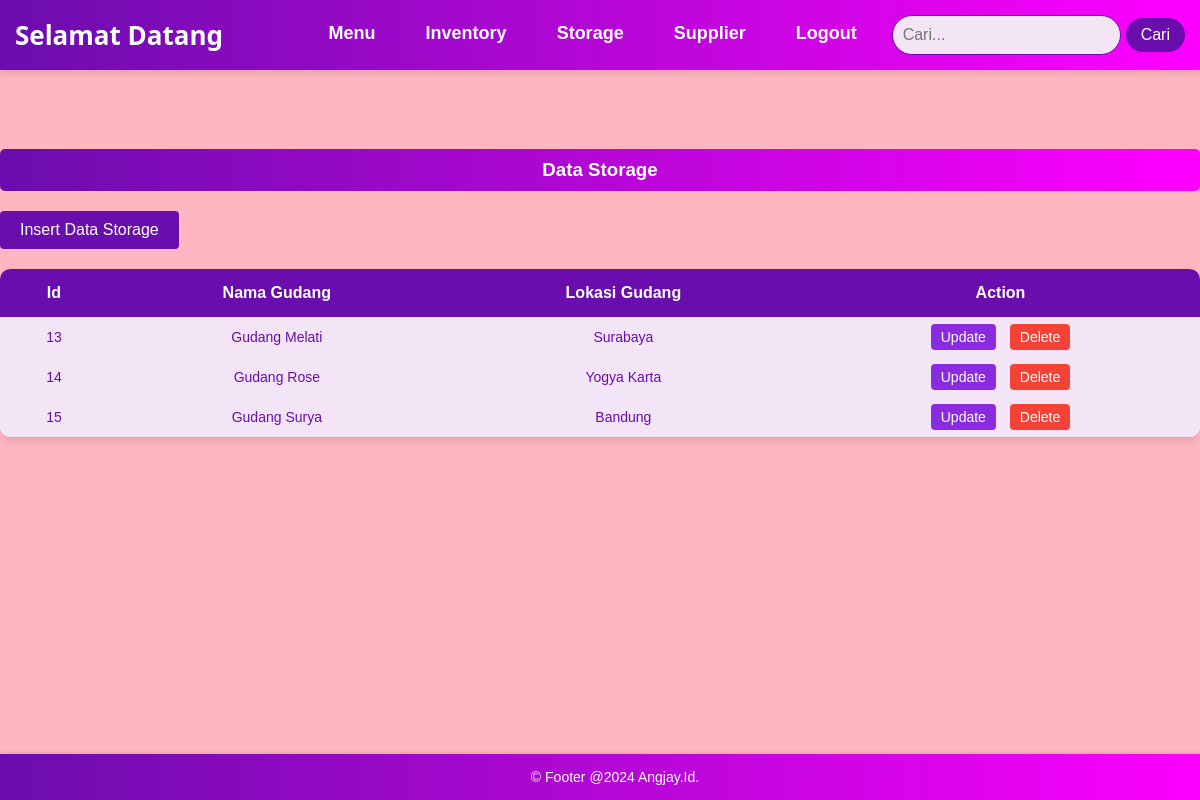
The app's page /storage_unit.php with its own data.
### tables this page shows
CREATE TABLE `storage_unit` (
  `Id` int(15) NOT NULL,
  `Nama_gudang` varchar(30) NOT NULL,
  `Lokasi_gudang` varchar(30) NOT NULL
);

### storage_unit.php (the view, shortened to what this page needs)
<?php
include 'navbar.php';
$query ="SELECT * FROM storage_unit";
$result = mysqli_query($con, $query);
?>
<div class="container">
<header><h3>Data Storage</h3></header>
<a href="storage_insert.php">
        <button type="button" class="insert-button">Insert Data Storage</button>
    </a>
    <table border="1">
    <tr>
        <th>Id</th>
        <th>Nama Gudang</th>
        <th>Lokasi Gudang</th>
        <th>Action</th>
    </tr>
    <?php
       while ($row = mysqli_fetch_assoc($result)) {?>
       <tr>
       <td><?php echo $row['Id'];?></td>
       <td><?php echo $row['Nama_gudang'];?></td>
       <td><?php echo $row['Lokasi_gudang'];?></td>
     <td>
        <a href="storage_update.php?id=<?php echo $row['Id']; ?>" class="action-button update-button">Update</a>
        <a href="storage_delete.php?id=<?php echo $row['Id']; ?>" class="action-button delete-button" onclick="return confirm('Apakah Anda yakin ingin menghapus data ini?');">Delete</a>
     </td>
       </tr>
       <?php } ?>
    </table>
</div>

### navbar.php (style rules this page uses)
body { background-color: lightpink; font-family: Arial, sans-serif; margin: 0; padding: 0; color: white; }
table { width: 100%; border-collapse: collapse; margin-top: 20px; background-color: #f8f0fa; box-shadow: 0 4px 8px rgba(0, 0, 0, 0.1); border-radius: 10px; overflow: hidden; }
table, th, td { border: none; }
th { background-color: #6a0dad; color: white; font-weight: bold; text-align: center; padding: 15px; font-size: 16px; }
td { background-color: #f3e5f5; text-align: center; padding: 12px; color: #6a0dad; font-size: 14px; transition: background-color 0.3s ease; }
h3 { background: linear-gradient(to right, #6a0dad, #ff00ff); color: white; padding: 10px; border-radius: 5px; margin-bottom: 20px; text-align: center; }

### storage_unit.php (style rules this page uses)
.insert-button { background-color: #6a0dad; color: white; padding: 10px 20px; border: none; border-radius: 4px; cursor: pointer; font-size: 16px; }
.action-button { padding: 5px 10px; border: none; border-radius: 4px; cursor: pointer; font-size: 14px; text-decoration: none; color: white; }
.update-button { background-color: #8a2be2; margin-right: 10px; }
.delete-button { background-color: #f44336; color: white; }

### records on screen
storage_unit: Id "13", Nama_gudang "Gudang Melati", Lokasi_gudang "Surabaya"
storage_unit: Id "14", Nama_gudang "Gudang Rose", Lokasi_gudang "Yogya Karta"
storage_unit: Id "15", Nama_gudang "Gudang Surya", Lokasi_gudang "Bandung"
